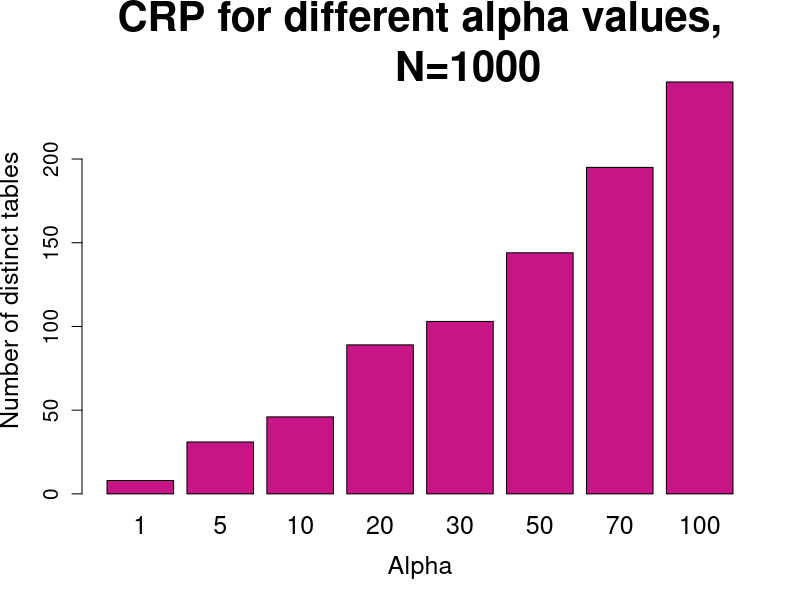

Write R code to recreate this figure.
set.seed(1000)
crp = function(num.customers, alpha) {
  table <- c(1)
  next.table <- 2
  for (i in 1:(num.customers-1)) {
    if (runif(1,0,1) < alpha / (alpha + i)) {
      table <- c(table, next.table)
      next.table <- next.table+1
    } else {
      select.table <- table[sample(1:length(table), 1)]
      table <- c(table, select.table)
    }
  }
  table
}

tables =c()
Alpha = c(1,5,10,20,30,50,70,100)
for (alpha in Alpha){
  tables = c(tables,max(crp(1000,alpha)))
}

png("crp.png", width = 1000, height=600)
barplot(names.arg=Alpha, tables, col="mediumvioletred", main='CRP for different alpha values,
        N=1000', xlab= "Alpha", ylab = "Number of distinct tables", cex.main=2.5,
        cex.axis = 1.25, cex.names=1.5, cex.lab=1.5)
dev.off()
# 
# png("crp.png", width = 1000, height=600)
# par(mfrow=c(3,1))
# plot(
#   table(crp(10000, 1))
#  , sub="Alpha=1", ylab='', main='CRP for different alpha values', cex.main=2,
#  cex.lab=1.5, col="red"
# )
# plot(
#   table(crp(10000, 3))
#   , ylab="Number of occupants", sub="Alpha=10", cex.lab=1.5, col="green"
# )
# plot(
#   table(crp(10000, 5))
#   ,xlab="Table number", sub="Alpha=20", ylab='', cex.lab=1.5, col="blue"
# )
# dev.off()
